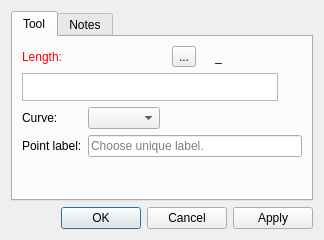
<?xml version="1.0" encoding="UTF-8"?>
<ui version="4.0">
 <class>DialogCutSpline</class>
 <widget class="QDialog" name="DialogCutSpline">
  <property name="geometry">
   <rect>
    <x>0</x>
    <y>0</y>
    <width>324</width>
    <height>240</height>
   </rect>
  </property>
  <property name="windowTitle">
   <string>Segmenting a simple curve</string>
  </property>
  <property name="windowIcon">
   <iconset resource="../../../vmisc/share/resources/icon.qrc">
    <normaloff>:/icon/64x64/icon64x64.png</normaloff>:/icon/64x64/icon64x64.png</iconset>
  </property>
  <layout class="QVBoxLayout" name="verticalLayout_2">
   <item>
    <widget class="QTabWidget" name="tabWidget">
     <property name="currentIndex">
      <number>0</number>
     </property>
     <widget class="QWidget" name="tab">
      <attribute name="title">
       <string>Tool</string>
      </attribute>
      <layout class="QVBoxLayout" name="verticalLayout">
       <item>
        <layout class="QHBoxLayout" name="horizontalLayout">
         <item alignment="Qt::AlignLeft">
          <widget class="QLabel" name="labelEditFormula">
           <property name="sizePolicy">
            <sizepolicy hsizetype="Fixed" vsizetype="Preferred">
             <horstretch>0</horstretch>
             <verstretch>0</verstretch>
            </sizepolicy>
           </property>
           <property name="palette">
            <palette>
             <active>
              <colorrole role="WindowText">
               <brush brushstyle="SolidPattern">
                <color alpha="255">
                 <red>255</red>
                 <green>0</green>
                 <blue>0</blue>
                </color>
               </brush>
              </colorrole>
             </active>
             <inactive>
              <colorrole role="WindowText">
               <brush brushstyle="SolidPattern">
                <color alpha="255">
                 <red>255</red>
                 <green>0</green>
                 <blue>0</blue>
                </color>
               </brush>
              </colorrole>
             </inactive>
             <disabled>
              <colorrole role="WindowText">
               <brush brushstyle="SolidPattern">
                <color alpha="255">
                 <red>159</red>
                 <green>158</green>
                 <blue>158</blue>
                </color>
               </brush>
              </colorrole>
             </disabled>
            </palette>
           </property>
           <property name="text">
            <string>Length:</string>
           </property>
          </widget>
         </item>
         <item>
          <spacer name="horizontalSpacer">
           <property name="orientation">
            <enum>Qt::Horizontal</enum>
           </property>
           <property name="sizeHint" stdset="0">
            <size>
             <width>40</width>
             <height>20</height>
            </size>
           </property>
          </spacer>
         </item>
         <item alignment="Qt::AlignRight">
          <widget class="QToolButton" name="toolButtonExprLength">
           <property name="toolTip">
            <string>Formula wizard</string>
           </property>
           <property name="text">
            <string notr="true">...</string>
           </property>
           <property name="icon">
            <iconset resource="../../../vmisc/share/resources/icon.qrc">
             <normaloff>:/icon/24x24/fx.png</normaloff>:/icon/24x24/fx.png</iconset>
           </property>
           <property name="iconSize">
            <size>
             <width>24</width>
             <height>24</height>
            </size>
           </property>
          </widget>
         </item>
         <item alignment="Qt::AlignRight">
          <widget class="QLabel" name="label_4">
           <property name="text">
            <string/>
           </property>
           <property name="pixmap">
            <pixmap resource="../../../vmisc/share/resources/icon.qrc">:/icon/24x24/equal.png</pixmap>
           </property>
          </widget>
         </item>
         <item alignment="Qt::AlignRight">
          <widget class="QLabel" name="labelResultCalculation">
           <property name="sizePolicy">
            <sizepolicy hsizetype="Fixed" vsizetype="Preferred">
             <horstretch>0</horstretch>
             <verstretch>0</verstretch>
            </sizepolicy>
           </property>
           <property name="minimumSize">
            <size>
             <width>87</width>
             <height>0</height>
            </size>
           </property>
           <property name="toolTip">
            <string>Value</string>
           </property>
           <property name="whatsThis">
            <string notr="true"/>
           </property>
           <property name="text">
            <string notr="true">_</string>
           </property>
          </widget>
         </item>
        </layout>
       </item>
       <item>
        <layout class="QHBoxLayout" name="horizontalLayout_5">
         <item>
          <widget class="VPlainTextEdit" name="plainTextEditFormula">
           <property name="sizePolicy">
            <sizepolicy hsizetype="Expanding" vsizetype="Preferred">
             <horstretch>0</horstretch>
             <verstretch>0</verstretch>
            </sizepolicy>
           </property>
           <property name="maximumSize">
            <size>
             <width>16777215</width>
             <height>28</height>
            </size>
           </property>
           <property name="toolTip">
            <string>Calculation</string>
           </property>
           <property name="tabChangesFocus">
            <bool>true</bool>
           </property>
          </widget>
         </item>
         <item>
          <widget class="QPushButton" name="pushButtonGrowLength">
           <property name="maximumSize">
            <size>
             <width>18</width>
             <height>18</height>
            </size>
           </property>
           <property name="sizeIncrement">
            <size>
             <width>0</width>
             <height>0</height>
            </size>
           </property>
           <property name="toolTip">
            <string>&lt;html&gt;&lt;head/&gt;&lt;body&gt;&lt;p&gt;Show full calculation in message box&lt;/p&gt;&lt;/body&gt;&lt;/html&gt;</string>
           </property>
           <property name="text">
            <string notr="true"/>
           </property>
           <property name="icon">
            <iconset theme="go-down">
             <normaloff>.</normaloff>.</iconset>
           </property>
           <property name="iconSize">
            <size>
             <width>16</width>
             <height>16</height>
            </size>
           </property>
           <property name="flat">
            <bool>true</bool>
           </property>
          </widget>
         </item>
        </layout>
       </item>
       <item>
        <layout class="QFormLayout" name="formLayout">
         <property name="fieldGrowthPolicy">
          <enum>QFormLayout::ExpandingFieldsGrow</enum>
         </property>
         <item row="0" column="0">
          <widget class="QLabel" name="label_3">
           <property name="sizePolicy">
            <sizepolicy hsizetype="Fixed" vsizetype="Preferred">
             <horstretch>0</horstretch>
             <verstretch>0</verstretch>
            </sizepolicy>
           </property>
           <property name="text">
            <string>Curve:</string>
           </property>
          </widget>
         </item>
         <item row="0" column="1">
          <widget class="QComboBox" name="comboBoxSpline"/>
         </item>
         <item row="1" column="0">
          <widget class="QLabel" name="labelEditNamePoint">
           <property name="sizePolicy">
            <sizepolicy hsizetype="Fixed" vsizetype="Preferred">
             <horstretch>0</horstretch>
             <verstretch>0</verstretch>
            </sizepolicy>
           </property>
           <property name="text">
            <string>Point label:</string>
           </property>
          </widget>
         </item>
         <item row="1" column="1">
          <widget class="QLineEdit" name="lineEditNamePoint">
           <property name="toolTip">
            <string>Unique label</string>
           </property>
           <property name="placeholderText">
            <string>Choose unique label.</string>
           </property>
          </widget>
         </item>
        </layout>
       </item>
       <item>
        <spacer name="verticalSpacer">
         <property name="orientation">
          <enum>Qt::Vertical</enum>
         </property>
         <property name="sizeHint" stdset="0">
          <size>
           <width>20</width>
           <height>40</height>
          </size>
         </property>
        </spacer>
       </item>
      </layout>
     </widget>
     <widget class="QWidget" name="tab_2">
      <attribute name="title">
       <string>Notes</string>
      </attribute>
      <layout class="QVBoxLayout" name="verticalLayout_3">
       <item>
        <widget class="QPlainTextEdit" name="plainTextEditToolNotes"/>
       </item>
      </layout>
     </widget>
    </widget>
   </item>
   <item>
    <widget class="QDialogButtonBox" name="buttonBox">
     <property name="orientation">
      <enum>Qt::Horizontal</enum>
     </property>
     <property name="standardButtons">
      <set>QDialogButtonBox::Apply|QDialogButtonBox::Cancel|QDialogButtonBox::Ok</set>
     </property>
    </widget>
   </item>
  </layout>
 </widget>
 <customwidgets>
  <customwidget>
   <class>VPlainTextEdit</class>
   <extends>QPlainTextEdit</extends>
   <header location="global">vplaintextedit.h</header>
  </customwidget>
 </customwidgets>
 <tabstops>
  <tabstop>plainTextEditFormula</tabstop>
  <tabstop>pushButtonGrowLength</tabstop>
  <tabstop>comboBoxSpline</tabstop>
  <tabstop>lineEditNamePoint</tabstop>
  <tabstop>buttonBox</tabstop>
 </tabstops>
 <resources>
  <include location="../../../vmisc/share/resources/icon.qrc"/>
 </resources>
 <connections>
  <connection>
   <sender>buttonBox</sender>
   <signal>accepted()</signal>
   <receiver>DialogCutSpline</receiver>
   <slot>accept()</slot>
   <hints>
    <hint type="sourcelabel">
     <x>248</x>
     <y>254</y>
    </hint>
    <hint type="destinationlabel">
     <x>157</x>
     <y>274</y>
    </hint>
   </hints>
  </connection>
  <connection>
   <sender>buttonBox</sender>
   <signal>rejected()</signal>
   <receiver>DialogCutSpline</receiver>
   <slot>reject()</slot>
   <hints>
    <hint type="sourcelabel">
     <x>316</x>
     <y>260</y>
    </hint>
    <hint type="destinationlabel">
     <x>286</x>
     <y>274</y>
    </hint>
   </hints>
  </connection>
 </connections>
</ui>
